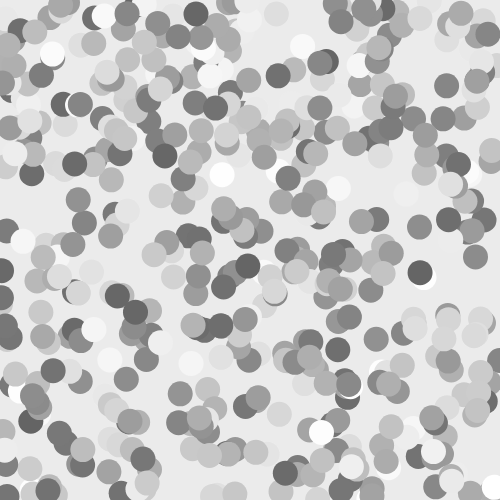
Frame 1 (no input)
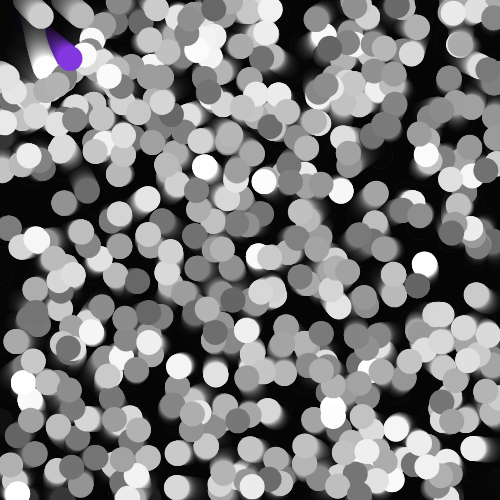
Frame 60 (no input)
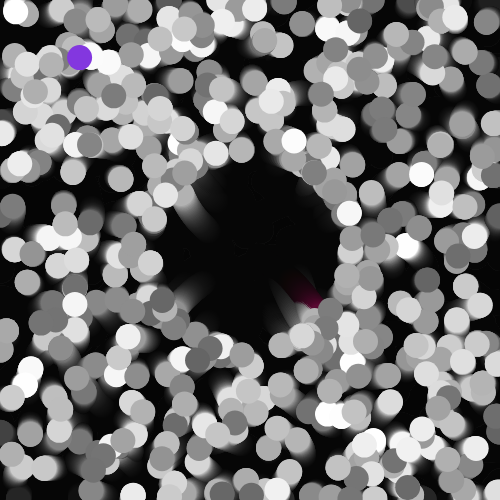
Frame 120 (the mouse pressed at the canvas centre since frame 60)

The p5.js sketch that drew these frames (run headless with seeded random() and noise() and a simulated clock; from frame 60 on, the mouse is pressed at the canvas centre):

// p5.js sketch
// ── sketch.js
// an array to hold our noise walkers
var walkerArray;

function setup() {
  createCanvas(500, 500);
  noStroke();
  
  // request a detailed noise landscape
  noiseDetail(24);
  
  // create our walker array
  walkerArray = [];
  
  // fill the walker array with 500 walkers!
  
  // loop 500 times
  for (var i = 0; i < 500; i++) {
    
    // create a NoiseWalker
    var tempWalker = new NoiseWalker( random(width), random(height) );
    
    // put the walker into the array
    walkerArray.push( tempWalker );
  }
}

function draw() {
  fill(0,20);
  rect(0,0,width,height);

  // visit each walker  
  for (var i = 0; i < walkerArray.length; i++) {
    // ask the walker to move and display
    walkerArray[i].move();
    walkerArray[i].display();
  }
}



// our NoiseWalker class
class NoiseWalker {

  constructor(x, y) {
    // store our position
    this.x = x;
    this.y = y;
  
    // store our color
    this.r = random(100,255);
    this.g = this.r;
    this.b = this.r;
  
    // store our size
    this.s = 25;
  
    // create a "noise offset" to keep track of our position in Perlin Noise space
    this.xNoiseOffset = random(0,1000);
    this.yNoiseOffset = random(1000,2000);
  }
  
  // display mechanics
  display() {
    fill(this.r, this.g, this.b);
    ellipse(this.x, this.y, this.s, this.s);
  }
  
  // movement mechanics
  move() {
    // compute how much we should move
    var xMovement = map( noise(this.xNoiseOffset), 0, 1, -1, 1 );
    var yMovement = map( noise(this.yNoiseOffset), 0, 1, -1, 1 );
    
    // update our position
    this.x += xMovement;
    this.y += yMovement;
    
    // are we close to the mouse?  if so, run away!
    if (dist(this.x, this.y, mouseX, mouseY) < 100) {
      if (mouseX < this.x) {
        this.x += 1;
      }
      else {
        this.x -= 1;
      }
      if (mouseY < this.y) {
        this.y += 1;
      }
      else {
        this.y -= 1;
      }
    }

    // handle wrap-around
    if (this.x > width) {
      this.x = 0;
    }
    else if (this.x < 0) {
      this.x = width;
    }
    if (this.y > height) {
      this.y = 0;
    }
    else if (this.y < 0) {
      this.y = height;
    }
    
    // update our noise offset values
    this.xNoiseOffset += 0.01;
    this.yNoiseOffset += 0.01;
    
    // did we touch the mouse?
    if (dist(mouseX, mouseY, this.x, this.y) < 12) {
      
      // change our color
      this.r = random(255);
      this.g = random(255);
      this.b = random(255);
      
      // shrink a little bit
      this.s -= 1;
    }
    else {
      // grow a tiny bit, if necessary
      if (this.s < 25) {
        this.s += 0.1;
      }
    }
  }
}
